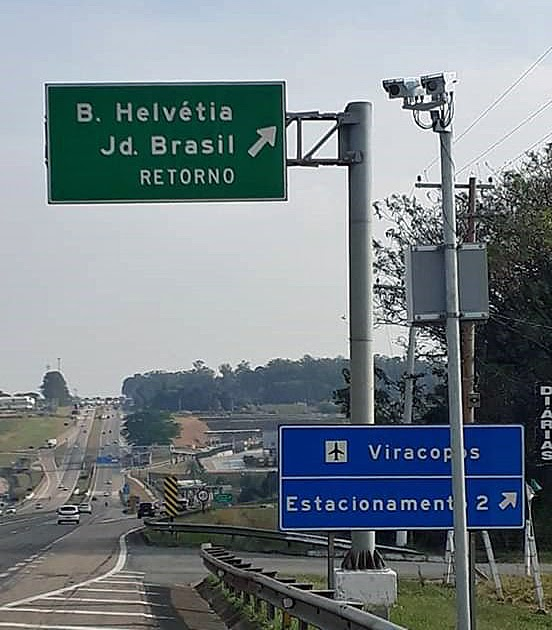
#> input picture imagens/img_7.png, 552 x 630 px, found by its file name
$ python code_img5.py
#> lines starting #> are read from the running program, lines starting #| are printed output that depends on the picture; after the words box and inside, x2 and y2 are one past the last pixel; in counts of white or black regions, pixels touching at a corner belong together
import cv2
import numpy as np
import pytesseract as tesseract

img = cv2.imread("imagens\img_7.png")
#> img is the input picture: shape (630, 552, 3); mean B, G, R 135.7, 130.3, 120.4
gray = cv2.cvtColor(img, cv2.COLOR_BGR2GRAY)
gray = cv2.GaussianBlur(gray, (5, 5), 0)
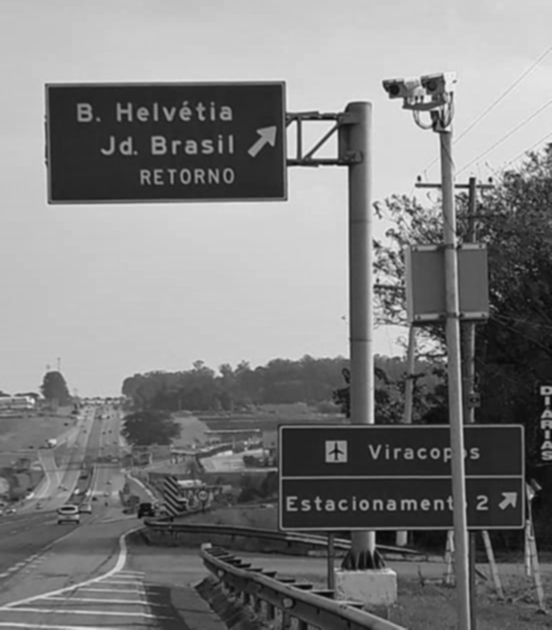
#> gray: shape (630, 552); min 7, max 243, mean 127.9
edged = cv2.Canny(gray, 50, 150)
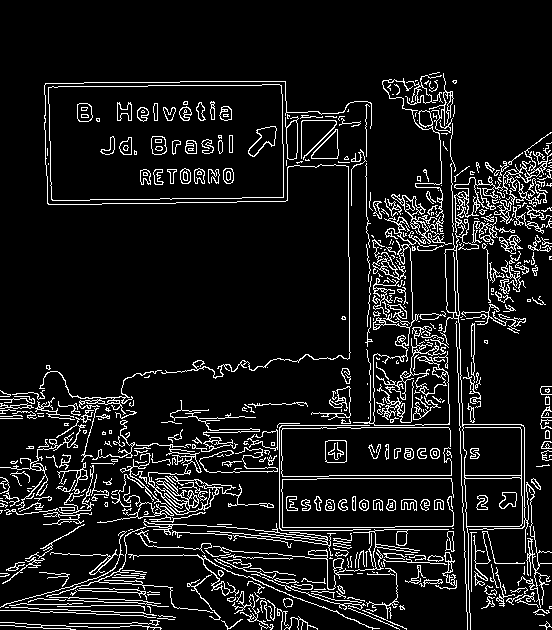
#> edged: shape (630, 552); 9.6% white in thin lines or dots, all inside (x1, y1, x2, y2) = (0, 72, 552, 630)
contours, hierarchy = cv2.findContours(edged.copy(), cv2.RETR_EXTERNAL, cv2.CHAIN_APPROX_SIMPLE)
#> contours = 463 contours, 356 with area under 20; largest, box (x1, y1, x2, y2) and area: (48, 84, 284, 201) 26338, (443, 132, 552, 630) 4786, (120, 443, 274, 515) 861, (353, 216, 450, 426) 503, (391, 194, 437, 244) 471
c = max(contours, key=cv2.contourArea)
#> c = contour of 40 points, box (x1, y1, x2, y2) (48, 84, 284, 201), area 26338
mask = np.zeros_like(img)
cv2.drawContours(mask, [c], -1, (255, 255, 255), -1)
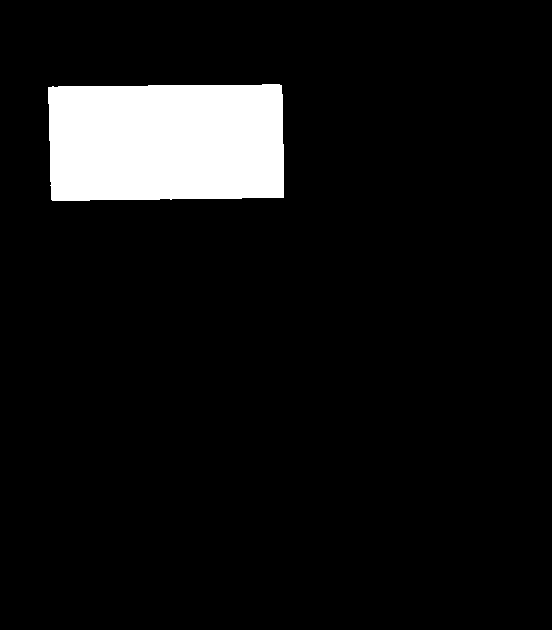
#> mask: shape (630, 552, 3); 7.7% white; 1 white region, box (x1, y1, x2, y2) and area: (48, 84, 284, 201) 26684
out = np.zeros_like(img)
out[mask == 255] = img[mask == 255]
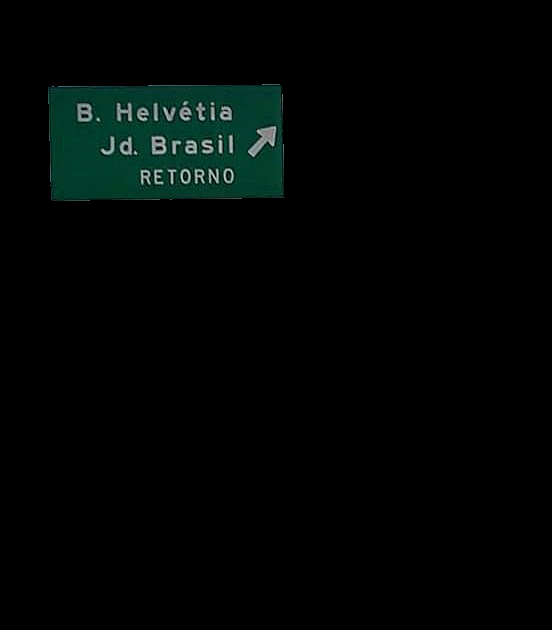
#> out: shape (630, 552, 3); mean B, G, R 4.2, 5.2, 1.5

# Obter as coordenadas do contorno da placa
y, x, _ = np.where(mask == 255)
top_left = (np.min(x), np.min(y))
#> top_left = (48, 84)
bottom_right = (np.max(x), np.max(y))
#> bottom_right = (283, 200)

# Recortar a região da imagem correspondente à placa
out_cropped = out[top_left[1]:bottom_right[1]+1, top_left[0]:bottom_right[0]+1]
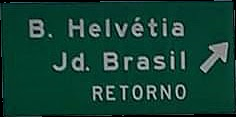
#> out_cropped: shape (117, 236, 3); mean B, G, R 53, 65.9, 19.4

# Redimensionar a imagem para um tamanho fixo (por exemplo, 400x100 pixels)
out_resized = cv2.resize(out_cropped, (400, 100))
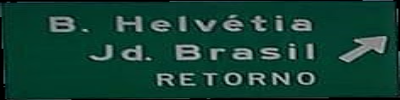
#> out_resized: shape (100, 400, 3); mean B, G, R 52.9, 65.8, 19.3

img_filtrada = cv2.blur(out_resized,(3,3))
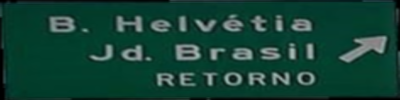
#> img_filtrada: shape (100, 400, 3); mean B, G, R 53, 66, 19.4

# Salvar a imagem resultante em um arquivo
# cv2.imwrite("placa_sem_fundo.png", out_resized)
cv2.imshow("placa", img_filtrada)


# apontando tesseract pro executavel
tesseract.pytesseract.tesseract_cmd = "C:\Program Files\Tesseract-OCR\Tesseract.exe"

#> (the run stopped early here; a loop or call above may not have finished)

$ run again, with imagens/img_0.png copied over imagens/img_7.png
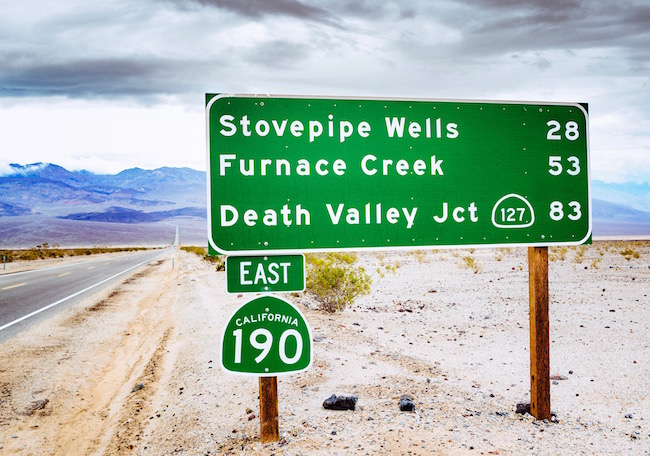
#> input picture imagens/img_0.png, 650 x 456 px, found by its file name
#> img is the input picture: shape (456, 650, 3); mean B, G, R 172.3, 184.7, 165.7
#> `edged = cv2.Canny(gray, 50, 150)`:
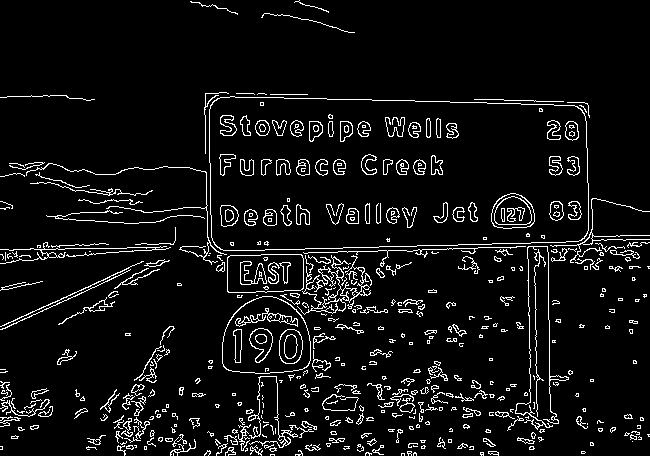
#> edged: shape (456, 650); 6.6% white in thin lines or dots
#> contours = 378 contours, 314 with area under 20; largest, box (x1, y1, x2, y2) and area: (209, 96, 589, 251) 54720, (222, 296, 311, 374) 5569, (227, 254, 304, 293) 2779, (297, 255, 372, 315) 1386, (515, 246, 569, 430) 122
#> c = contour of 91 points, box (x1, y1, x2, y2) (209, 96, 589, 251), area 54720
#> mask: shape (456, 650, 3); 18.6% white; 1 white region, box (x1, y1, x2, y2) and area: (209, 96, 589, 251) 55226
#> top_left = (209, 96)
#> bottom_right = (588, 250)
#> `img_filtrada = cv2.blur(out_resized,(3,3))`:
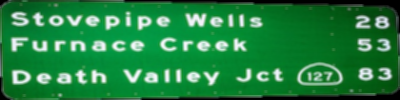
#> img_filtrada: shape (100, 400, 3); mean B, G, R 65.6, 130, 34.9

$ run again, with imagens/img_1.png copied over imagens/img_7.png
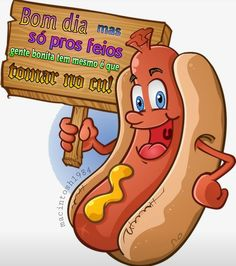
#> input picture imagens/img_1.png, 236 x 266 px, found by its file name
#> img is the input picture: shape (266, 236, 3); mean B, G, R 135.9, 160.8, 201
#> `edged = cv2.Canny(gray, 50, 150)`:
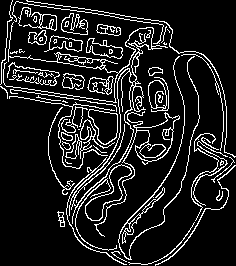
#> edged: shape (266, 236); 12.3% white in thin lines or dots
#> contours = 59 contours, 33 with area under 20; largest, box (x1, y1, x2, y2) and area: (3, 22, 168, 224) 2252, (94, 111, 180, 237) 1096, (85, 164, 132, 221) 834, (88, 109, 118, 145) 680, (148, 77, 169, 112) 426
#> c = contour of 744 points, box (x1, y1, x2, y2) (3, 22, 168, 224), area 2252
#> mask: shape (266, 236, 3); 4.9% white; 1 white region, box (x1, y1, x2, y2) and area: (3, 22, 168, 224) 3063
#> y = 9189 values from 22 to 223; x = 9189 values, max 167 at index 564, min 3 at index 2604, mean 106
#> top_left = (3, 22)
#> bottom_right = (167, 223)
#> `img_filtrada = cv2.blur(out_resized,(3,3))`:
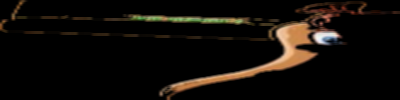
#> img_filtrada: shape (100, 400, 3); mean B, G, R 9, 13.1, 17.3

$ run again, with imagens/img_10.png copied over imagens/img_7.png
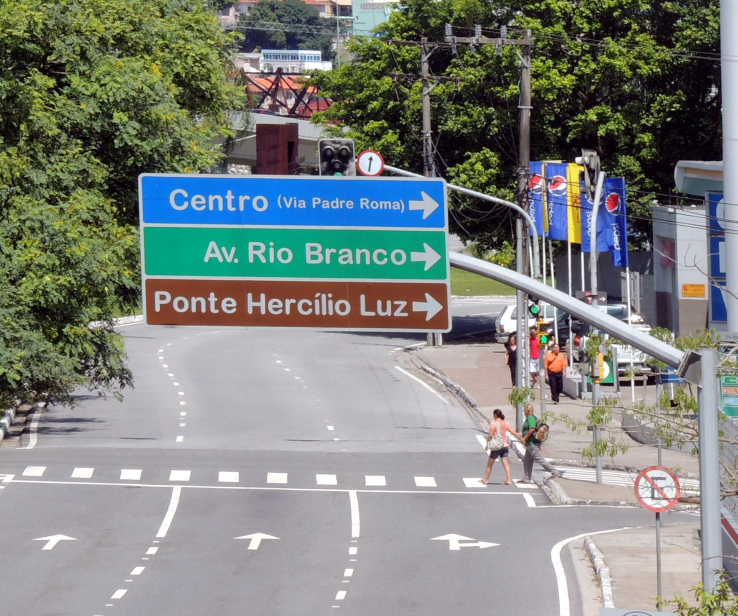
#> input picture imagens/img_10.png, 1475 x 1232 px, found by its file name (shown at 1/2 size)
#> img is the input picture: shape (1232, 1475, 3); mean B, G, R 126.5, 131.6, 126.8
#> edged: shape (1232, 1475); 11.4% white in thin lines or dots
#> contours = 3039 contours, 2262 with area under 20; largest, box (x1, y1, x2, y2) and area: (286, 453, 894, 560) 58520, (282, 352, 890, 456) 56236, (290, 557, 897, 660) 55448, (1351, 418, 1475, 600) 9806, (717, 304, 764, 350) 1626
#> c = contour of 77 points, box (x1, y1, x2, y2) (286, 453, 894, 560), area 58520
#> mask: shape (1232, 1475, 3); 3.3% white; 1 white region, box (x1, y1, x2, y2) and area: (286, 453, 894, 560) 59215
#> top_left = (286, 453)
#> bottom_right = (893, 559)
#> `img_filtrada = cv2.blur(out_resized,(3,3))`:
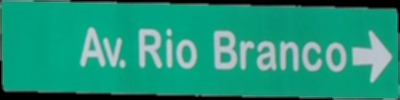
#> img_filtrada: shape (100, 400, 3); mean B, G, R 123.4, 148.2, 31.6
